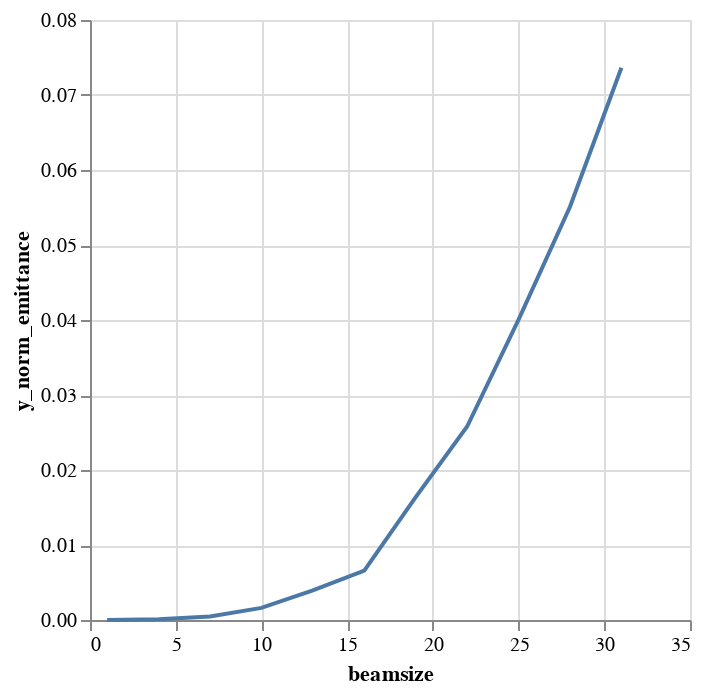

Notebook code for this chart:
### Code cell
alt.Chart(emit_df).mark_line().encode(
    x='beamsize',
    y='y_norm_emittance',
)

### Figure 1 — Vega-Lite specification as saved in the notebook (floating-point values rounded to 4 significant figures)
{"$schema": "https://vega.github.io/schema/vega-lite/v1.2.1.json", "data": {"values": [{"beamsize": 1, "losses": 0, "relbeta": 0.002308, "sourceID": 16777217, "sourceName": "bs_1", "x_emittance": 0.003007, "x_norm_emittance": 6.941e-06, "y_emittance": 0.0006105, "y_norm_emittance": 1.409e-06}, {"beamsize": 4, "losses": 0, "relbeta": 0.002308, "sourceID": 16777218, "sourceName": "bs_4", "x_emittance": 0.1218, "x_norm_emittance": 0.0002812, "y_emittance": 0.0404, "y_norm_emittance": 9.327e-05}, {"beamsize": 7, "losses": 0, "relbeta": 0.002308, "sourceID": 16777219, "sourceName": "bs_7", "x_emittance": 0.7121, "x_norm_emittance": 0.001644, "y_emittance": 0.1995, "y_norm_emittance": 0.0004605}, {"beamsize": 10, "losses": 0, "relbeta": 0.002308, "sourceID": 16777220, "sourceName": "bs_10", "x_emittance": 2.12, "x_norm_emittance": 0.004895, "y_emittance": 0.6976, "y_norm_emittance": 0.00161}, {"beamsize": 13, "losses": 1, "relbeta": 0.002308, "sourceID": 16777221, "sourceName": "bs_13", "x_emittance": 5.007, "x_norm_emittance": 0.01156, "y_emittance": 1.717, "y_norm_emittance": 0.003964}, {"beamsize": 16, "losses": 13, "relbeta": 0.002308, "sourceID": 16777222, "sourceName": "bs_16", "x_emittance": 9.722, "x_norm_emittance": 0.02244, "y_emittance": 2.852, "y_norm_emittance": 0.006583}, {"beamsize": 19, "losses": 32, "relbeta": 0.002308, "sourceID": 16777223, "sourceName": "bs_19", "x_emittance": 16.21, "x_norm_emittance": 0.03742, "y_emittance": 7.1, "y_norm_emittance": 0.01639}, {"beamsize": 22, "losses": 56, "relbeta": 0.002308, "sourceID": 16777224, "sourceName": "bs_22", "x_emittance": 18.82, "x_norm_emittance": 0.04344, "y_emittance": 11.18, "y_norm_emittance": 0.0258}, {"beamsize": 25, "losses": 107, "relbeta": 0.002308, "sourceID": 16777225, "sourceName": "bs_25", "x_emittance": 25.29, "x_norm_emittance": 0.05838, "y_emittance": 17.35, "y_norm_emittance": 0.04005}, {"beamsize": 28, "losses": 149, "relbeta": 0.002308, "sourceID": 16777226, "sourceName": "bs_28", "x_emittance": 27.82, "x_norm_emittance": 0.06423, "y_emittance": 23.87, "y_norm_emittance": 0.0551}, {"beamsize": 31, "losses": 184, "relbeta": 0.002308, "sourceID": 16777227, "sourceName": "bs_31", "x_emittance": 30.82, "x_norm_emittance": 0.07114, "y_emittance": 31.9, "y_norm_emittance": 0.07363}]}, "encoding": {"x": {"field": "beamsize", "type": "quantitative"}, "y": {"field": "y_norm_emittance", "type": "quantitative"}}, "mark": "line"}
